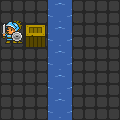

This is a level from a 2D game, rendered from its Tiled map with the project's own tilesets. A one-line summary and the complete map file follow:
An orthogonal 5x5 tile map with 24x24 px tiles, 3 tile layers (terrain, water, objects), 2 tilesets.

<map version="1.0" tiledversion="2017.07.11" orientation="orthogonal" renderorder="right-down" width="5" height="5" tilewidth="24" tileheight="24" nextobjectid="1">
 <tileset firstgid="1" source="oryx_world2.tsx" />
 <tileset firstgid="3571" source="oryx_creatures.tsx" />
 <layer name="terrain" width="5" height="5">
  <data encoding="csv">
769,769,769,769,769,
769,769,769,769,769,
769,769,769,769,769,
769,769,769,769,769,
769,769,769,769,769
</data>
 </layer>
 <layer name="water" width="5" height="5">
  <data encoding="csv">
0,0,2303,0,0,
0,0,2303,0,0,
0,0,2303,0,0,
0,0,2303,0,0,
0,0,2303,0,0
</data>
 </layer>
 <layer name="objects" width="5" height="5">
  <data encoding="csv">
0,0,0,0,0,
3571,891,0,0,0,
0,0,0,0,0,
0,0,0,0,0,
0,0,0,0,0
</data>
 </layer>
</map>
